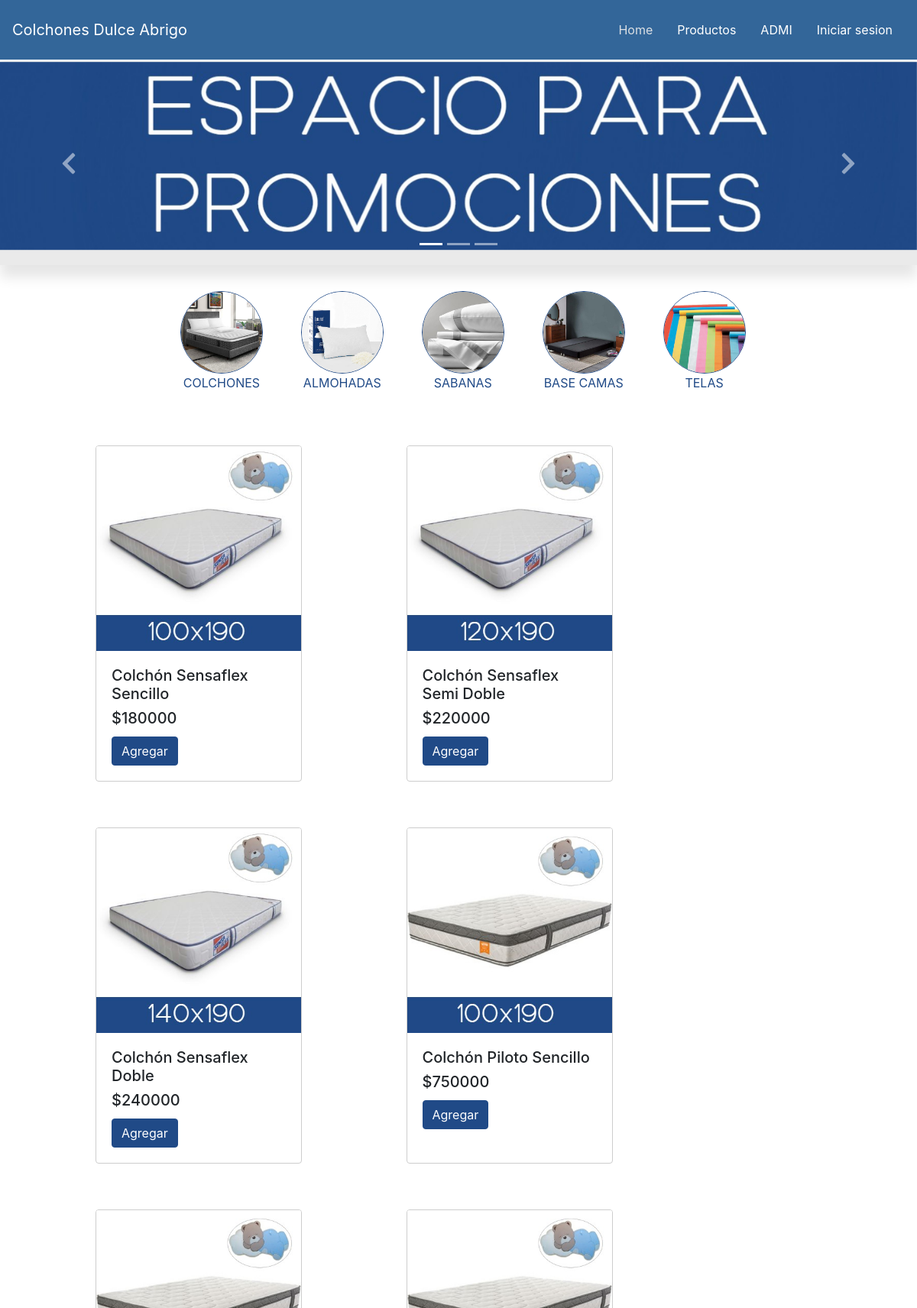
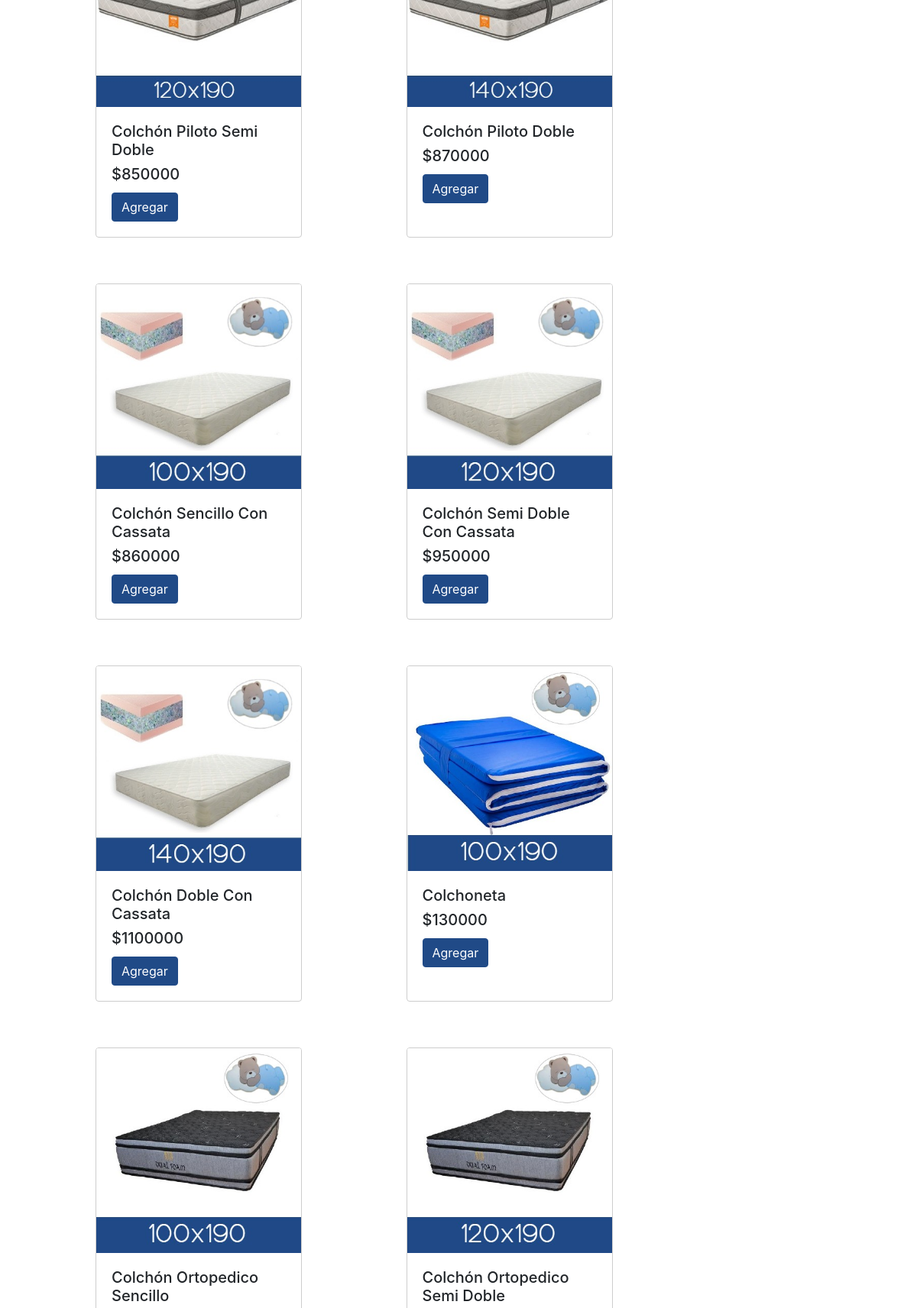
Screenshot of /?p=Productos (upper part) with the database file from the repository (2 pictures, top to bottom).
### tables this page shows
CREATE TABLE `producto` (
  `codproducto` int(11) NOT NULL,
  `nombre_producto` varchar(30) NOT NULL,
  `descripcion` varchar(100) DEFAULT NULL,
  `precio` int(10) DEFAULT NULL,
  `existencia` int(11) DEFAULT NULL,
  `imagen` text NOT NULL,
  `fk_idcategoria` int(11) NOT NULL
);

### Modulos/Productos.php (the view, shortened to what this page needs)
<!doctype html>
<html lang="en">
<head>
</head>
<body>
    <div id="carouselExampleCaptions" class="carousel slide" data-ride="carousel" data-interval="6000">
        <ol class="carousel-indicators">
            <li data-target="#carouselExampleCaptions" data-slide-to="0" class="active"></li>
            <li data-target="#carouselExampleCaptions" data-slide-to="1"></li>
            <li data-target="#carouselExampleCaptions" data-slide-to="2"></li>
        </ol>
        <div class="carousel-inner" style="padding-bottom: 20px; background-color: #eaeaea;">
            <div class="carousel-item active">
                <img src="./img/promociones.jpg" alt="" style="width: 100%; height: 10%;">
                <div class="carousel-caption d-none d-md-block">
                </div>
            </div>
        </div>
        <a class="carousel-control-prev" href="#carouselExampleCaptions" role="button" data-slide="prev">
            <span class="fas fa-chevron-left fa-2x"></span>
        </a>
        <a class="carousel-control-next" href="#carouselExampleCaptions" role="button" data-slide="next">
            <span class="fas fa-chevron-right fa-2x"></span>
        </a>
    </div>
    <div class="container">
        <br>
    </div>
    <div class="categorias_var">
        <ul>
            <li><a href="?p=colchones"><img src="img/catColchon.jpg"><br>COLCHONES</a></li>
            <li><a href="?p=almohadas"><img src="img/catAlmohada.jpg"><br>ALMOHADAS</a></li>
            <li><a href="?p=sabanas"><img src="img/catSabana.jpg"><br>SABANAS</a></li>
            <li><a href="?p=bases"><img src="img/catBase.jpg"><br>BASE CAMAS</a></li>
            <li><a href="?p=telas"><img src="img/catTela.jpg"><br>TELAS</a></li>
        </ul>
    </div>
    <?php
    $sql = "SELECT * FROM producto";
    $conexion = Conectarse();
    $resul = mysqli_query($conexion, $sql);
    if (mysqli_num_rows($resul) > 0) {
        while ($row = mysqli_fetch_array($resul)) {
    ?>
            <div class="proc">
                <div class="col-3" style="min-width: 300px; margin-left:110px; margin-top: 90px; margin-right: -140px;">
                    <div class="card" style="border-color: #cdcdcd;  height: 440px;">
                        <img title="<?php echo $row['nombre_producto']; ?>" alt="<?php echo $row['nombre_producto']; ?>" class="card-img-top" src="img/<?php echo $row['imagen']; ?>" data-toggle="popover" data-trigger="hover" data-content="<?php echo $row['descripcion']; ?>">
                        <div class="card-body">
                            <h5><?php echo $row['nombre_producto']; ?></h5>
                            <h5 class="card-title">$<?php echo $row['precio']; ?></h5>
                            <form action="" method="post">
                                <button class="btn btn-primary" name="btnAccion" value="Agregar" type="submit" style="background: #204a87; border: solid 1px #204a87;">Agregar</button>
                            </form>
                        </div>
                    </div>
                </div>
            </div>
</body>
</html>
<?php
        }
    }
?>

### css/style.css (style rules this page uses)
#carouselExampleCaptions { box-shadow: 0 1rem 1rem rgba(0, 0, 0, .1); margin-top: 0.5px; }
#carouselExampleCaptions img { width: 100%; height: 17%; }
.carousel-inner { max-height: 38rem!important; }
.carousel-item-next, .carousel-item-prev, .carousel-item.active { transition: transform 1.2s ease; }
#carouselExampleCaptions { width: 100%; height: 15%; }
.proc { display: inline-block; }
.proc { margin-top: -30px; }

### css/catEstilos.css (style rules this page uses)
.categorias_var a { text-decoration: none; color: #204a87; width: 100%; }
.categorias_var li { list-style: none; float: left; margin-left: 10px; padding: 10px; width: 13%; margin-right: 20px; text-align: center; }
.categorias_var ul { margin: 0; padding: 0; }
.categorias_var img { width: 100%; border-radius: 100%; border: solid 0.2px #204a87; min-width: 60px; }
.categorias_var { margin-left: 18%; }

### rows the page displays
producto: imagen (picture), nombre_producto "Colchón Sensaflex Sencillo", precio "180000"
producto: imagen (picture), nombre_producto "Colchón Sensaflex Semi Doble", precio "220000"
producto: imagen (picture), nombre_producto "Colchón Sensaflex Doble", precio "240000"
producto: imagen (picture), nombre_producto "Colchón Piloto Sencillo", precio "750000"
producto: imagen (picture), nombre_producto "Colchón Piloto Semi Doble", precio "850000"
producto: imagen (picture), nombre_producto "Colchón Piloto Doble", precio "870000"
producto: imagen (picture), nombre_producto "Colchón Sencillo Con Cassata", precio "860000"
producto: imagen (picture), nombre_producto "Colchón Semi Doble Con Cassata", precio "950000"
producto: imagen (picture), nombre_producto "Colchón Doble Con Cassata", precio "1100000"
producto: imagen (picture), nombre_producto "Colchoneta", precio "130000"
producto: imagen (picture), nombre_producto "Colchón Ortopedico Sencillo"
producto: imagen (picture), nombre_producto "Colchón Ortopedico Semi Doble"
